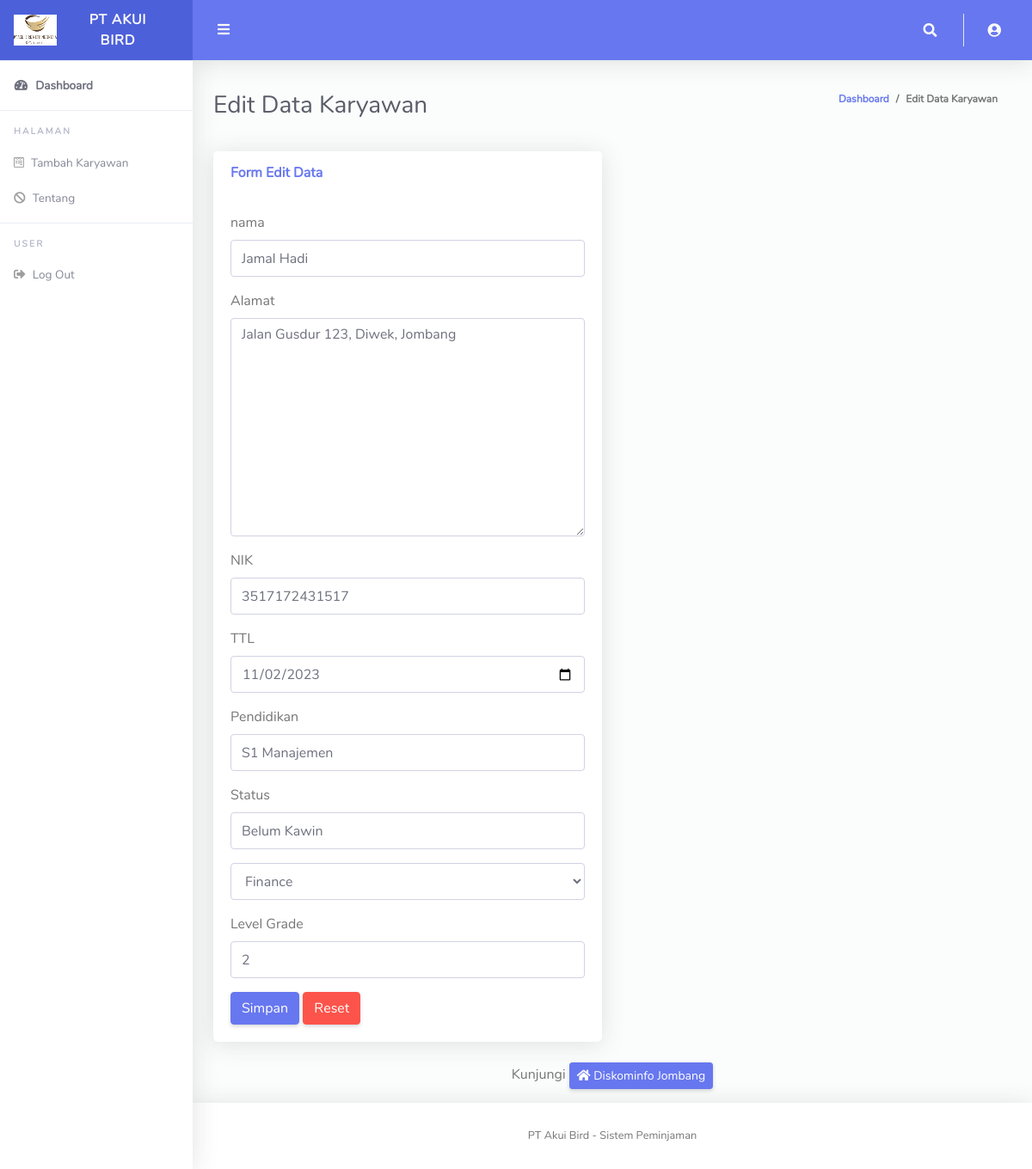
The app's page /admin/editKaryawan/3 with its own data.
### tables this page shows
CREATE TABLE `karyawan` (
  `id` int(11) NOT NULL,
  `nama` char(50) NOT NULL,
  `alamat` char(100) NOT NULL,
  `nik` char(225) NOT NULL,
  `ttl` date NOT NULL,
  `pendidikan` char(50) NOT NULL,
  `status` char(50) NOT NULL,
  `departemen` char(50) NOT NULL,
  `level_grade` int(5) NOT NULL
);

### application/controllers/Admin.php (called while the page is built, shortened)
<?php
class Admin extends CI_Controller
{
    public function editKaryawan($id) {
        $data1['admin'] = $this->Madmin->getAdmin();
        $data['data'] = $this->Madmin->editKaryawan($id);
        $data3['tittle'] = 'Sistem Peminjaman';
        $this->load->view('layout/header', $data3);
        $this->load->view('layout/sidebarHR');
        $this->load->view('layout/topbar', $data1);
        $this->load->view('pages/edit_karyawan', $data);
        $this->load->view('layout/footer', $data3);
    }
}

### index.php (called while the page is built, shortened)
<?php
require_once BASEPATH.'core/CodeIgniter.php';

### application/models/Madmin.php (called while the page is built, shortened)
<?php
class Madmin extends CI_Model
{
    public function editKaryawan($id) {
        return $this->db->get_where('karyawan', array('id' => $id))->row();
    }
}

### application/views/pages/edit_karyawan.php (the view, shortened to what this page needs)
<div class="container-fluid" id="container-wrapper">
    <div class="d-sm-flex align-items-center justify-content-between mb-4">
        <h1 class="h3 mb-0 text-gray-800">Edit Data Karyawan</h1>
        <ol class="breadcrumb">
            <li class="breadcrumb-item"><a href="<?= base_url('admin/dashboardHR'); ?>">Dashboard</a></li>
            <li class="breadcrumb-item active" aria-current="page">Edit Data Karyawan</li>
        </ol>
    </div>
    <div class="row">
        <div class="col-lg-6">
            <div class="card mb-4">
                <div class="card-header py-3 d-flex flex-row align-items-center justify-content-between">
                    <h6 class="m-0 font-weight-bold text-primary">Form Edit Data</h6>
                </div>
                <div class="card-body">
                    <form class="forms-sample" method="post" action="<?= base_url('admin/updateKaryawan/'.$data->id); ?>">
                        <div class="form-group">
                            <label for="nama">nama</label>
                            <input type="text" name="nama" class="form-control" id="nama" placeholder="Nama" value="<?= $data->nama; ?>">
                        </div>
                        <div class="form-group">
                           <label for="nama">Alamat</label>
                            <textarea name="alamat" id="alamat" cols="30" rows="10" placeholder="Alamat" class="form-control" ><?= $data->alamat; ?></textarea>
                        </div>
                        <div class="form-group">
                            <label for="nik">NIK</label>
                            <input type="number" name="nik" class="form-control" id="nik" placeholder="NIK" value="<?= $data->nik; ?>">
                        </div>
                        <div class="form-group">
                            <label for="nik">TTL</label>
                            <input type="date" name="ttl" class="form-control" id="ttl" placeholder="ttl" value="<?= $data->ttl; ?>">
                        </div>
                        <div class="form-group">
                            <label for="pendidikan">Pendidikan</label>
                            <input type="text" name="pendidikan" class="form-control" id="pendidikan" placeholder="Pendidikan" value="<?= $data->pendidikan; ?>">
                        </div>
                        <div class="form-group">
                            <label for="status">Status</label>
                            <input type="text" name="status" class="form-control" id="status" placeholder="Status" value="<?= $data->status; ?>">
                        </div>
                        <div class="form-group">
                           <select name="departemen" id="departemen" placeholder="Pilih Departemen" class="form-control">
                               <option value="<?= $data->departemen; ?>"><?= $data->departemen; ?></option>
                           </select>
                        </div>
                        <div class="form-group">
                            <label for="nik">Level Grade</label>
                            <input type="number" name="level_grade" class="form-control" id="level_grade" placeholder="Level grade" value="<?= $data->level_grade; ?>">
                        </div>
                        <button type="submit" class="btn btn-primary btn-xs font-weight-medium auth-form-btn">Simpan</button>
                        <button type="reset" class="btn btn-danger btn-xs font-weight-medium auth-form-btn">Reset</button>
                    </form>
                </div>
            </div>
        </div>
    </div>
    <div class="row">
       <div class="col-lg-12 text-center">
           <p>Kunjungi <a href="https://jombangkab.go.id/opd/kominfo" class="btn btn-primary btn-sm" target="_blank"><i class="fas fa-home"></i>&nbsp;Diskominfo Jombang</a></p>
       </div>
   </div>
</div>

### records on screen
karyawan: nama "Jamal Hadi", alamat "Jalan Gusdur 123, Diwek, Jombang", nik "3517172431517", ttl "11/02/2023", pendidikan "S1 Manajemen", status "Belum Kawin", departemen "Finance", level_grade "2"

### other values on screen
$tittle "Sistem Peminjaman"
